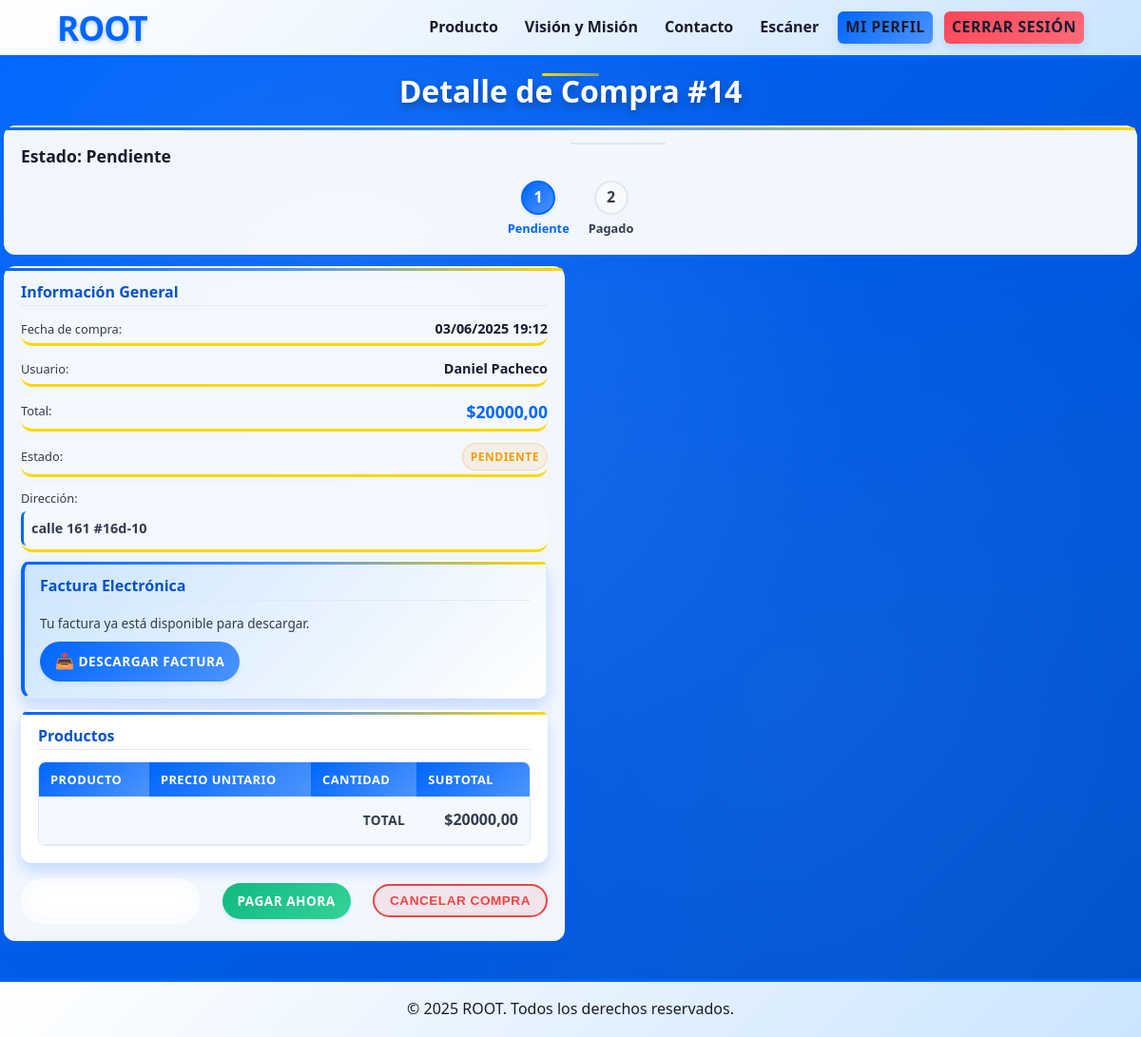
Before: /facturas/14/ (signed in) with the older database file.
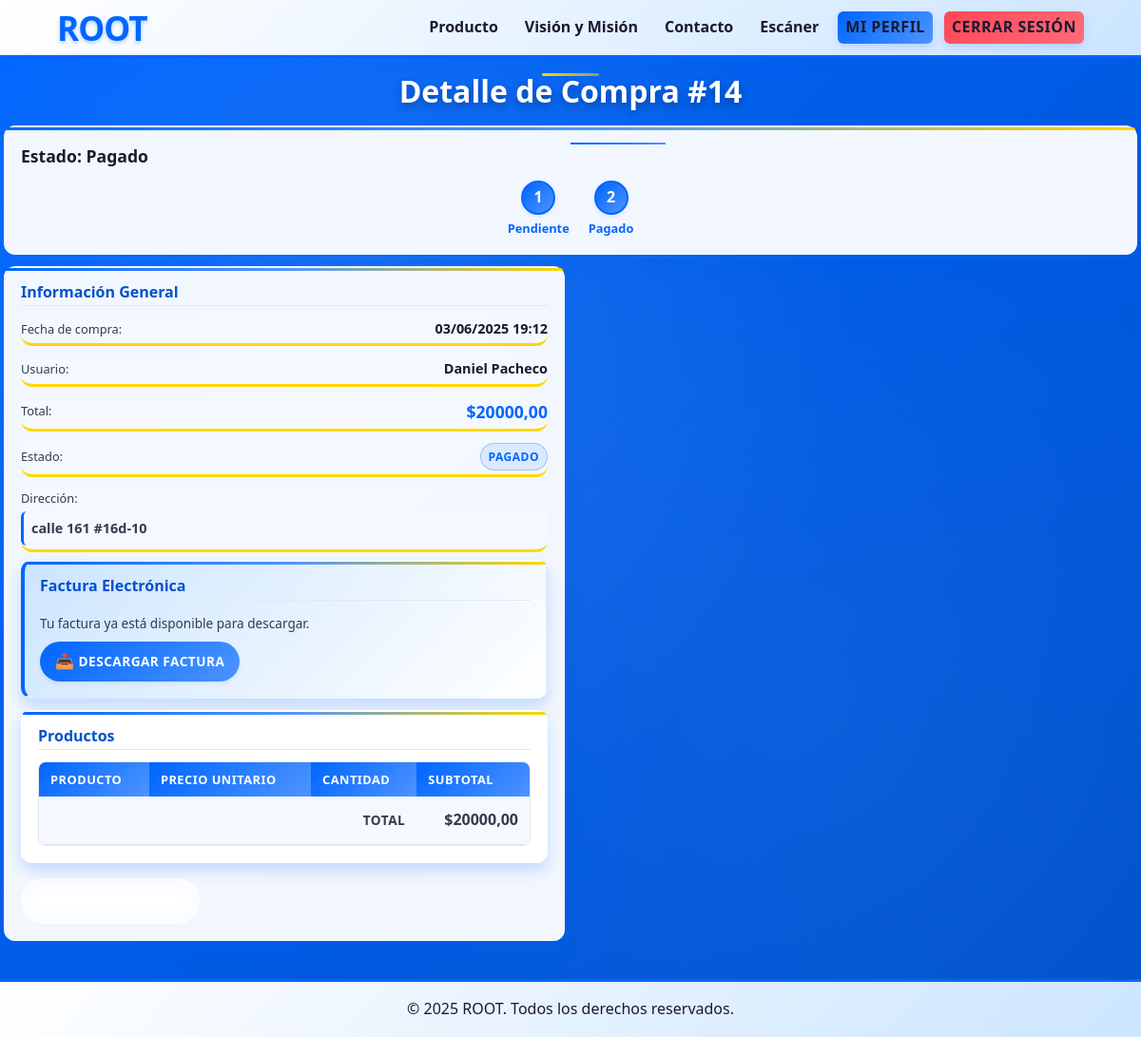
After: the same page with the newer database file.
### pagos/models.py (models this page shows, shortened)
class Compra(models.Model):
    ESTADO_CHOICES = (("pendiente", "Pendiente"),("pagado", "Pagado"),("enviado", "Enviado"),("entregado", "Entregado"),("cancelado", "Cancelado"))
    usuario = models.ForeignKey(settings.AUTH_USER_MODEL,on_delete=models.CASCADE, related_name="compras")
    fecha_compra = models.DateTimeField(auto_now_add=True)
    estado = models.CharField(max_length=20,choices=ESTADO_CHOICES,default="pendiente")
    total = models.DecimalField(max_digits=10, decimal_places=2)
    direccion_entrega = models.TextField(blank=True, default="")
    codigo_seguimiento = models.CharField(max_length=50, blank=True, default="")

### usuarios/models.py (models this page shows, shortened)
class Usuario(AbstractUser):
    foto = models.ImageField(upload_to="perfiles/", default="perfiles/default.png", verbose_name="Foto de perfil")
    telefono = models.CharField(max_length=15, blank=True, verbose_name="Teléfono")
    direccion = models.TextField(blank=True, verbose_name="Dirección")
    fecha_nacimiento = models.DateField(blank=True, null=True, verbose_name="Fecha de nacimiento")
    id_documento = models.CharField(max_length=20, blank=True, verbose_name="Documento de identidad")
    preferencias_notificacion = models.BooleanField(default=True, verbose_name="Recibir notificaciones")
    class Meta:
        verbose_name = "Usuario"
        verbose_name_plural = "Usuarios"

### facturas/views.py (the view)
# urls.py: path("<int:compra_id>/", views.detalle_compra, name="detalle_compra"),
@login_required
def detalle_compra(request: HttpRequest, compra_id: int) -> HttpResponse:
    compra = get_object_or_404(Compra, id=compra_id, usuario=request.user)
    try:
        factura = compra.factura
    except Factura.DoesNotExist:
        factura = None
    return render(request, "facturas/detalle_compra.html", {"compra": compra,"factura": factura})

### facturas/templates/facturas/detalle_compra.html (shortened to what the changed rows need)
{% extends "core/base.html" %}
{% load static %}
{% block extra_css %}
<link rel="stylesheet" href="{% static 'css/facturas.css' %}">
{% endblock %}
{% block content %}
<section id="detalle-compra" class="detalle-compra-section">
    <div class="container">
        <h2>Detalle de Compra #{{ compra.id }}</h2>
        <div class="estado-compra estado-{{ compra.estado }}">
            <div class="estado-titulo">Estado: {{ compra.get_estado_display }}</div>
            <div class="progreso-estado">
                <div class="paso-estado {% if compra.estado == 'pendiente' or compra.estado == 'pagado' %}activo{% endif %}">
                    <div class="numero-paso">1</div>
                    <div class="texto-paso">Pendiente</div>
                </div>
                <div class="linea-estado"></div>
                <div class="paso-estado {% if compra.estado == 'pagado' %}activo{% endif %}">
                    <div class="numero-paso">2</div>
                    <div class="texto-paso">Pagado</div>
                </div>
            </div>
        </div>
<div class="info-compra">
    <div class="seccion-info">
        <div class="info-grid">
            <div class="info-item">
                <div class="info-label">Fecha de compra:</div>
                <div class="info-valor">{{ compra.fecha_compra|date:"d/m/Y H:i" }}</div>
            </div>
            <div class="info-item">
                <div class="info-label">Usuario:</div>
                <div class="info-valor">{{ compra.usuario.get_full_name|default:compra.usuario.username }}</div>
            </div>
            <div class="info-item">
                <div class="info-label">Total:</div>
                <div class="info-valor total">${{ compra.total|floatformat:2 }}</div>
            </div>
            <div class="info-item">
                <div class="info-valor">
                    <span class="estado-badge estado-{{ compra.estado }}">
                        {{ compra.get_estado_display }}
                    </span>
                </div>
            </div>
            <div class="info-item direccion-item">
                <div class="info-label">Dirección:</div>
                <span class="info-valor direccion-entrega">
                    {{ compra.direccion_entrega|default:"No se ha especificado una dirección." }}
                </span>
            </div>
        </div>
        <div class="seccion-productos">
            <div class="tabla-contenedor">
                <table class="tabla-productos">
                    <thead>
                        <tr>
                            <th>Producto</th>
                            <th>Precio Unitario</th>
                            <th>Cantidad</th>
                            <th>Subtotal</th>
                        </tr>
                    </thead>
                    <tfoot>
                        <tr>
                            <td colspan="3" class="total-label">Total</td>
                            <td class="total-valor">${{ compra.total|floatformat:2 }}</td>
                        </tr>
                    </tfoot>
                </table>
            </div>
        </div>
        <div class="acciones-compra">
            <a href="{% url 'usuarios:perfil' %}" class="btn-volver">Volver al Perfil</a>
            {% if compra.estado == 'pendiente' %}
            <a href="{% url 'pagos:seleccionar_metodo_pago' compra.id %}" class="btn-pagar">Pagar ahora</a>
            {% endif %}
            {% if compra.estado == 'pendiente' %}
            <form method="post" action="{% url 'facturas:cancelar_compra' compra.id %}" class="form-cancelar">
                <button type="submit" class="btn-cancelar">Cancelar Compra</button>
            </form>
            {% endif %}
        </div>
    </div>
</section>
{% endblock %}

Changed rows visible on the page:
changed Compra "calle 161 #16d-10": estado "Pendiente" → "Pagado"; estado "PENDIENTE" → "PAGADO"
Other visible differences:
text no longer shown: "PAGAR AHORA CANCELAR COMPRA"
